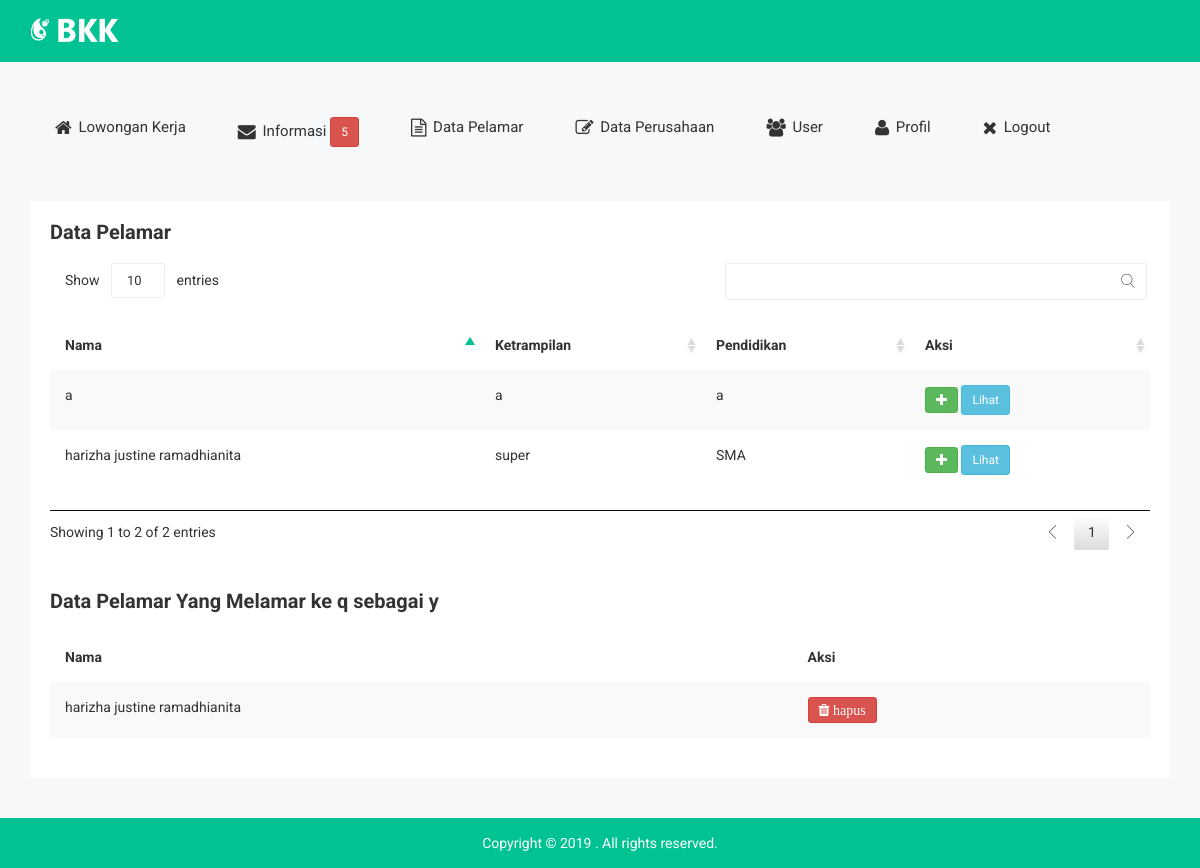
The page /lamarLoker.php?id=5 (signed in) on the database as committed earlier.
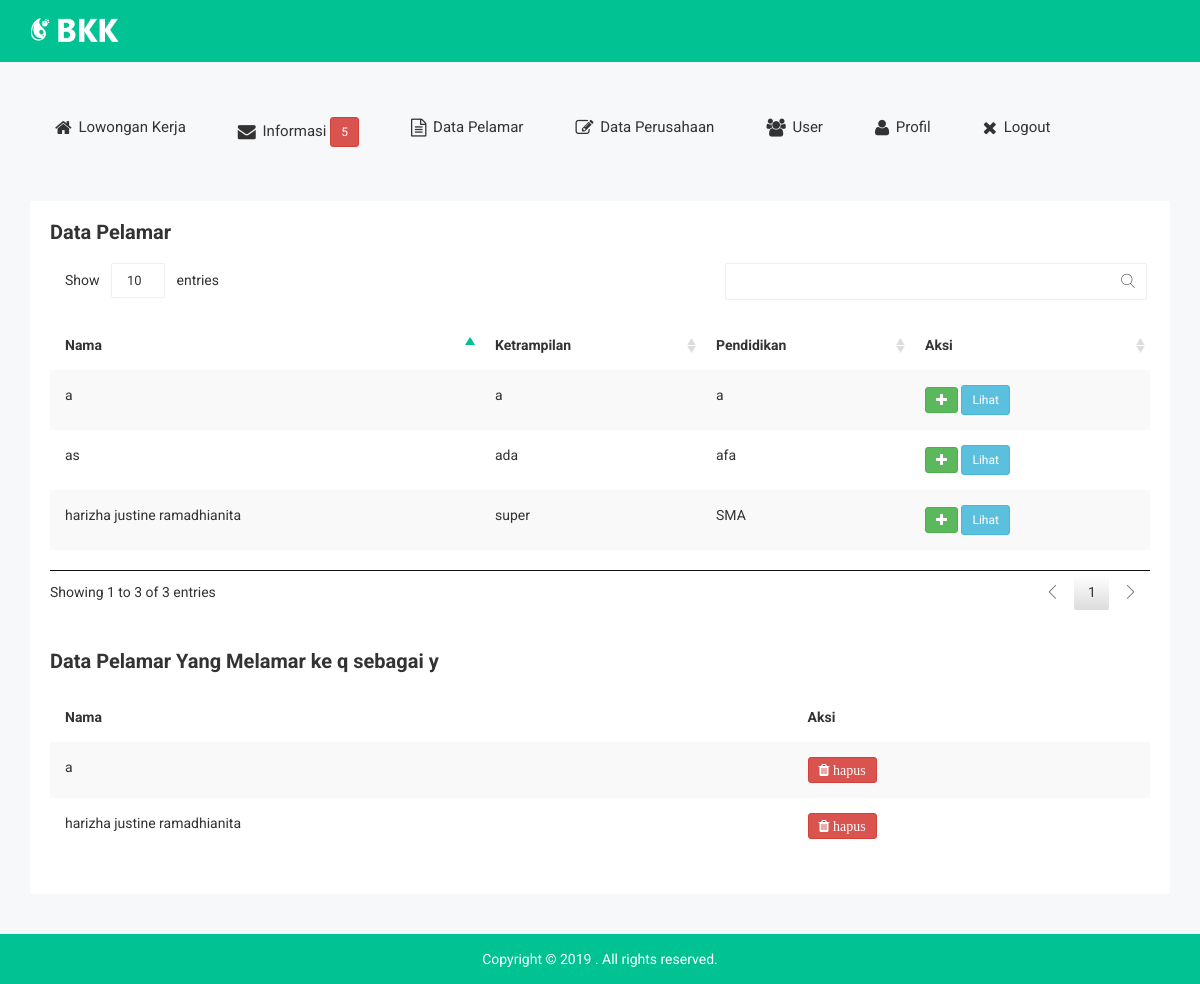
The same page on the database as committed later.
### tables this page shows
CREATE TABLE `pelamar` (
  `id_pelamar` int(11) NOT NULL AUTO_INCREMENT,
  `nama_pelamar` varchar(150) DEFAULT NULL,
  `jenis_kelamin` varchar(20) DEFAULT NULL,
  `tempat_lahir` varchar(100) DEFAULT NULL,
  `tanggal_lahir` date DEFAULT NULL,
  `alamat` varchar(200) DEFAULT NULL,
  `agama` varchar(30) DEFAULT NULL,
  `no_telp` varchar(15) DEFAULT NULL,
  `pendidikan` varchar(20) DEFAULT NULL,
  `ketrampilan` varchar(100) DEFAULT NULL,
  `sertifikat` varchar(100) DEFAULT NULL,
  `gambar` varchar(100) DEFAULT NULL,
  `email` varchar(100) DEFAULT NULL,
  PRIMARY KEY (`id_pelamar`)
);

CREATE TABLE `loker` (
  `id_loker` int(11) NOT NULL,
  `posisi` varchar(100) DEFAULT NULL,
  `nama_perusahaan` varchar(100) DEFAULT NULL,
  `isi` mediumtext,
  `tanggal_ex` datetime DEFAULT NULL,
  PRIMARY KEY (`id_loker`)
);

CREATE TABLE `pelamar_kerja` (
  `id_pel` int(11) NOT NULL AUTO_INCREMENT,
  `id_loker` int(11) NOT NULL,
  `id_pelamar` int(11) NOT NULL,
  `rekrut` int(1) DEFAULT '0',
  `cek_view` int(1) DEFAULT '0',
  UNIQUE KEY `id_pel` (`id_pel`),
  KEY `FK_pelamar_kerja` (`id_loker`),
  KEY `FK_pelamar` (`id_pelamar`),
  CONSTRAINT `FK_pelamar` FOREIGN KEY (`id_pelamar`) REFERENCES `pelamar` (`id_pelamar`) ON DELETE CASCADE,
  CONSTRAINT `FK_pelamar_kerja` FOREIGN KEY (`id_loker`) REFERENCES `loker` (`id_loker`) ON DELETE CASCADE
);

### lamarLoker.php (the view, shortened to what this page needs)
<!doctype html>
<html class="no-js" lang="">
<head>
    <link rel="stylesheet" href="css/bootstrap.min.css">
    <link rel="stylesheet" href="css/font-awesome.min.css">
    <link rel="stylesheet" href="css/owl.carousel.css">
    <link rel="stylesheet" href="css/owl.theme.css">
    <link rel="stylesheet" href="css/owl.transitions.css">
    <link rel="stylesheet" href="css/meanmenu/meanmenu.min.css">
    <link rel="stylesheet" href="css/animate.css">
    <link rel="stylesheet" href="css/normalize.css">
    <link rel="stylesheet" href="css/scrollbar/jquery.mCustomScrollbar.min.css">
    <link rel="stylesheet" href="css/jvectormap/jquery-jvectormap-2.0.3.css">
    <link rel="stylesheet" href="css/notika-custom-icon.css">
    <link rel="stylesheet" href="css/wave/waves.min.css">
    <link rel="stylesheet" href="css/main.css">
    <link rel="stylesheet" href="style.css">
    <link rel="stylesheet" href="css/responsive.css">
    <link rel="stylesheet" href="css/jquery.dataTables.min.css">
</head>
<body>
    <div class="header-top-area">
        <div class="container">
            <div class="row">
                <div class="col-lg-4 col-md-4 col-sm-12 col-xs-12">
                    <div class="logo-area">
                        <a href="#"><img src="img/logo/logo.png" alt="" /></a>
                    </div>
                </div>
            </div>
        </div>
    </div>
    <?php
    if($_SESSION['level']=="admin")
    {
        include('headerAdmin.php');
    }
    else
    {
        include('headerPerusahaan.php');
    }
    ?>
    <?php
    include_once "config.php";
    $id = $_GET['id'];
    $ketemu = mysqli_query($conn, "SELECT * FROM pelamar LEFT JOIN pelamar_kerja USING(id_pelamar) WHERE id_loker = '$id' ORDER BY nama_pelamar ASC" );
    $query = mysqli_query($conn, "SELECT * FROM loker WHERE id_loker = '$id'");
    $sql = mysqli_query($conn, "SELECT * FROM pelamar ORDER BY nama_pelamar ASC");
    $hasil = mysqli_fetch_array($query);
    ?>
    <div class="data-table-area">
        <div class="container">
            <div class="row">
                <div class="col-lg-12 col-md-12 col-sm-12 col-xs-12">
                    <div class="data-table-list">
                        <div class="basic-tb-hd">
                            <h2>Data Pelamar</h2>
                        </div>
                        <div class="table-responsive">
                            <table id="data-table-basic" class="table table-striped">
                                <thead>
                                    <tr>
                                        <th>Nama</th>
                                        <th>Ketrampilan</th>
                                        <th>Pendidikan</th>
                                        <th>Aksi</th>
                                    </tr>
                                </thead>
                                <tbody>
                                 <?php
                                 while($dat = mysqli_fetch_array($sql)) {
                                    echo"<tr>";
                                    echo "<td>" .$dat['nama_pelamar']. "</td>";
                                    echo "<td>" .$dat['ketrampilan']. "</td>";
                                    echo "<td>" .$dat['pendidikan']. "</td>";
                                     echo "<td>
                                     <a href='prosesLamar.php?id=$dat[id_pelamar]&&id_loker=$hasil[id_loker]'><button class='btn btn-success btn-sm fa fa-plus'></button></a>
                                     <a data-toggle='modal' data-target='#myModalone' data-id=".$dat['id_pelamar']."><button class='btn btn-info btn-sm'>Lihat </button></a></td>";
                                    echo"</tr>";
                                }
                                ?>
                            </table>
                        </div>
                    </div>
                </div>
            </div>
        </div>
    </div>
    <div class="data-table-area">
        <div class="container">
            <div class="row">
                <div class="col-lg-12 col-md-12 col-sm-12 col-xs-12">
                    <div class="data-table-list">
                        <div class="basic-tb-hd">
                            <h2>Data Pelamar Yang Melamar ke <?php echo $hasil['nama_perusahaan'] ?> sebagai <?php echo $hasil['posisi'] ?></h2>
                        </div>
                        <div class="table-responsive">
                            <table id="data-table-basic" class="table table-striped">
                                <thead>
                                    <tr>
                                        <th>Nama</th>
                                        <th>Aksi</th>
                                    </tr>
                                </thead>
                                <tbody>
                                   <?php
                                    while($data = mysqli_fetch_array($ketemu)) {
                                        echo"<tr>";
                                        echo "<td>" .$data['nama_pelamar']. "</td>";
                                        echo "<td><a href='hapusLamarLoker.php?id=$data[id_pel]&&id_loker=$id'><button title='hapus' class='btn btn-danger btn-sm fa fa-trash'> hapus </button></a></td>";
                                        echo"</tr>";
                                    }
                                    ?>
                            </table>
                        </div>
                    </div>
                </div>
            </div>
        </div>
    </div>
    <div class="footer-copyright-area">
        <div class="container">
            <div class="row">
                <div class="col-lg-12 col-md-12 col-sm-12 col-xs-12">
                    <div class="footer-copy-right">
                        <p>Copyright © 2019
. All rights reserved.</p>
                    </div>
                </div>
            </div>
        </div>
    </div>
</body>
</html>

### headerAdmin.php (shortened to what this page needs)
<?php
include('config.php');
$hitung = mysqli_query($conn, "SELECT SUM(cekview) AS hitung FROM pengumuman");
$hasil = mysqli_fetch_array($hitung);
?>
<div class="main-menu-area mg-tb-40">
    <div class="container">
        <div class="row">
            <div class="col-lg-12 col-md-12 col-sm-12 col-xs-12">
                <ul class="nav nav-tabs notika-menu-wrap menu-it-icon-pro">
                    <li><a href="loker.php"><i class="fa fa-home"></i> Lowongan Kerja</a>
                    </li>
                    <li><a href="pengumuman.php"><i class="fa fa-envelope"></i> Informasi <button class='btn btn-danger btn-sm'> <?php echo $hasil['hitung'] ?></button></a>
                    </li>
                    <li><a href="pelamar.php"><i class="fa fa-file-text-o"></i> Data Pelamar</a>
                    </li>
                    <li><a href="perusahaan.php"><i class="fa fa-edit"></i> Data Perusahaan</a>
                    </li>
                    <li><a href="user.php"><i class="fa fa-users"></i> User</a>
                    </li>
                    <li><a href="profil.php"><i class="fa fa-user"></i> Profil</a>
                    </li>
                    <li><a href="logout.php"><i class="fa fa-close"></i> Logout</a>
                    </li>
                </ul>
            </div>
        </div>
    </div>
</div>

### css/main.css (style rules this page uses)
html { color: #222; font-size: 1em; line-height: 1.4; }
audio, canvas, iframe, img, svg, video { vertical-align: middle; }

Rows that differ between the two databases and show on the page:
added pelamar: nama_pelamar "as", ketrampilan "ada", pendidikan "afa"
added pelamar_kerja: id_pelamar.nama_pelamar "a"
Other text that changed with them:
text written by a page script: "Show entries Showing 1 to 2 of 2 entries 1" → "Show entries Showing 1 to 3 of 3 entries 1"
